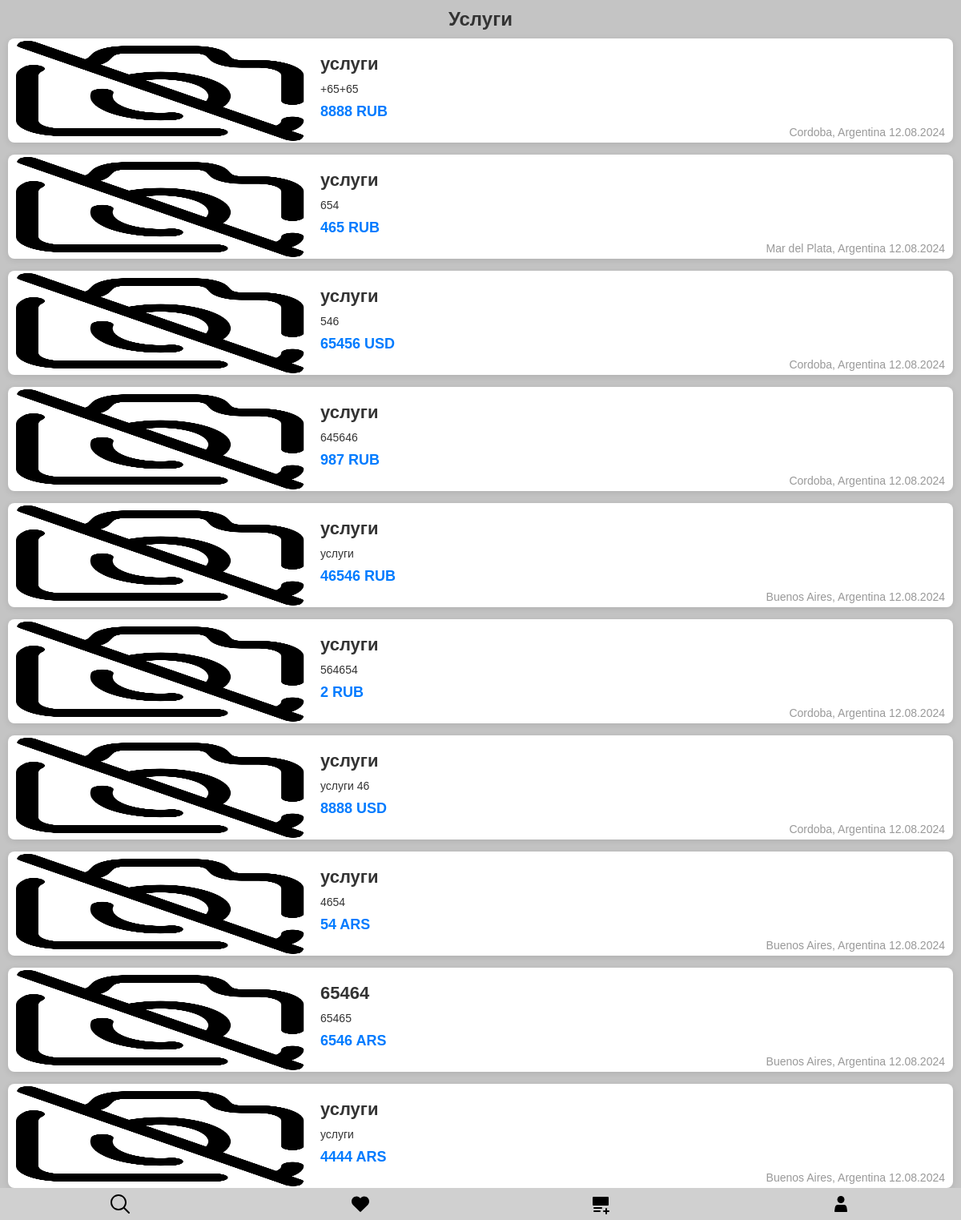
/1/, run on the app's committed database.
### main/models.py (models this page shows, shortened)
class Rubric(models.Model):
    name = models.CharField(max_length=20, db_index=True, verbose_name="Название")
    order = models.SmallIntegerField(default=0, db_index=True, verbose_name='Порядок')
    class Meta:
        verbose_name_plural = "Рубрики"
        verbose_name = "Рубрика"
        ordering = ['order']

class Bb(models.Model):
    rubric = models.ForeignKey('Rubric', null=True, on_delete=models.PROTECT, verbose_name='Рубрика')
    currency = models.ForeignKey('Currency', null=True, on_delete=models.PROTECT, verbose_name='Валюта')
    title = models.CharField(max_length=30, verbose_name='Товар')
    content = models.TextField(max_length=150, blank=True, verbose_name='Описание')
    price = models.IntegerField(default=0, null=True, blank=True, verbose_name='Цена')
    published = models.DateTimeField(auto_now_add=True, db_index=True, verbose_name='Опубликовано')
    is_active = models.BooleanField(default=True, verbose_name='Активно')
    country = models.ForeignKey('Country', null=True, on_delete=models.PROTECT, verbose_name='Страна')
    city = models.ForeignKey('City', null=True, on_delete=models.PROTECT, verbose_name='Город')
    def check_expiration(self):
        if self.published < timezone.now() - timedelta(days=28):
            self.is_active = False
            self.save()
    class Meta:
        verbose_name_plural = "Объявления"
        verbose_name = "Объявление"
        ordering = ['-published']

class Currency(models.Model):
    name = models.CharField(max_length=20, db_index=True, verbose_name="Название")
    order = models.SmallIntegerField(default=0, db_index=True, verbose_name='Порядок')
    def __str__(self):
        return self.name
    class Meta:
        verbose_name_plural = "Валюты"
        verbose_name = "Валюта"
        ordering = ['order']

class City(models.Model):
    name = models.CharField(max_length=100, verbose_name="Город")
    country = models.ForeignKey(Country, on_delete=models.CASCADE, related_name='cities', verbose_name="Страна")
    order = models.SmallIntegerField(default=0, db_index=True, verbose_name='Порядок')
    def __str__(self):
        return f"{self.name}, {self.country.name}"
    class Meta:
        verbose_name_plural = "Города"
        verbose_name = "Город"
        ordering = ['order']
        unique_together = ['country', 'name']

class Country(models.Model):
    name = models.CharField(max_length=50, unique=True, db_index=True, verbose_name="Название")
    order = models.SmallIntegerField(default=0, db_index=True, verbose_name='Порядок')
    class Meta:
        verbose_name_plural = "Страны"
        verbose_name = "Страна"
        ordering = ['order']

### main/views.py (the view)
# urls.py: path('<int:pk>/', by_rubric, name='by_rubric'), # рубрики
@cache_page(60 * 1)
def by_rubric(request, pk):
    rubric = get_object_or_404(Rubric, pk=pk)
    bbs = Bb.objects.filter(rubric=pk)
    for bb in bbs:
        bb.check_expiration()
    bbs = bbs.filter(is_active=True)
    paginator = Paginator(bbs, 10)
    page_number = request.GET.get('page')
    page_obj = paginator.get_page(page_number)
    if request.headers.get('x-requested-with') == 'XMLHttpRequest':
        return render(request, 'main/bb_list_ajax.html', {'page_obj': page_obj})
    data = {
        'page_obj': page_obj,
        'rubric': rubric,
    }
    return render(request, 'main/by_rubric.html', context=data)

### main/templates/main/by_rubric.html (shortened to what this page needs)
{% extends 'layout/basic.html' %}
{% load static %}
{% block link %}
<link rel="stylesheet" type="text/css" href="{% static 'main/CSS/index.css' %}">
{% endblock %}
{% block content %}
<h1>{{ rubric.name }}</h1>
<div class="wr_content">
    <div id="bb-container" class="wr_card">
        {% include "main/bb_list_ajax.html" with page_obj=page_obj %}
    </div>
</div>
{% endblock %}

### main/templates/layout/basic.html (shortened to what this page needs)
{% load static %}
<html lang="ru">
<head>
    <link rel="stylesheet" type="text/css" href="{% static 'main/CSS/basic.css' %}">
    {% block link %}{% endblock %}
</head>
<body>
    <section>
        {% block content %}{% endblock %}
    </section>
    <footer class="bb_footer">
        <div class="wr_footer">
            <a href="{% url 'index' %}">
                <div class="btn_footer">
                </div>
            </a>
            <a href="{% url 'favorites' %}">
                <div class="btn_footer"></div>
            </a>
            <a href="{% url 'add' %}">
                <div class="btn_footer"></div>
            </a>
            <a href="{% url 'user' %}">
                <div class="btn_footer"></div>
            </a>
        </div>
    </footer>
</body>
</html>

### main/templates/main/bb_list_ajax.html
{% load static %}
{% for bb in page_obj %}
    <a class="link_card" href="{% url 'detail' rubric_pk=bb.rubric.pk pk=bb.pk %}">
        <div class="card">
            {% if bb.additional_images.exists %}
                <div class="image-gallery">
                    <img class="img_card" src="{{ bb.additional_images.first.image.url }}" alt="First additional image">
                </div>
            {% else %}
                <img class="img_card" src="{% static 'main/no_photo_bb.png' %}" alt="Placeholder image">
            {% endif %}
            <div>
                <p class="title_card">{{ bb.title }}</p>
                <p class="content_card">{{ bb.content }}</p>
                <p class="pra_card">{{ bb.price }} {{ bb.currency }}</p>
                <p class="date_card">{{ bb.city }} {{ bb.published|date:"d.m.Y" }}</p>
            </div>
        </div>
    </a>
{% endfor %}

### main/static/main/CSS/basic.css (style rules this page uses)
body { font-family: Arial, sans-serif; margin: 0; padding: 0; background-color: #c4c4c4; }
h1 { text-align: center; color: #333; margin: 10px 0; font-size: 24px; }
p { margin: 10px 0; }
.bb_footer { width: 100%; height: 40px; }
.wr_footer { width: 100%; height: 40px; position: fixed; bottom: 0; left: 0; display: flex; justify-content: space-around; background-color: #d0d0d0; }
.btn_footer { padding: 5px; min-width: 80px; height: 40px; text-align: center; z-index: 1; }
a { text-decoration: none; color: black; }

### main/static/main/CSS/index.css (style rules this page uses)
.wr_content { padding: 0 10px; }
.wr_card { display: grid; grid-template-columns: 1fr; gap: 15px; }
.card { background-color: #fff; padding: 10px; border-radius: 8px; box-shadow: 0 2px 8px rgba(0, 0, 0, 0.1); position: relative; display: flex; gap: 20px; overflow: hidden; height: 110px; align-items: center; }
.title_card { font-size: 22px; font-weight: bold; color: #333; white-space: nowrap; overflow: hidden; text-overflow: ellipsis; width: 55vw; display: block; margin: 0; margin-bottom: 10px; }
.pra_card { font-size: 18px; color: #007bff; margin: 0; margin-bottom: 10px; font-weight: 800; white-space: nowrap; overflow: hidden; text-overflow: ellipsis; width: 200px; display: block; }
.content_card { font-size: 14px; color: #333; margin: 0; margin-bottom: 10px; white-space: nowrap; overflow: hidden; text-overflow: ellipsis; width: 55vw; display: block; }
.date_card { font-size: 14px; color: #999; margin: 0; position: absolute; bottom: 5px; right: 10px; }
.img_card { width: 30vw; max-height: 125px; border-radius: 10px; }

### data on the page
Rubric: name "Услуги"
Bb: title "услуги", content "+65+65", price "8888", currency "RUB", city "Cordoba, Argentina", published "12.08.2024"
Bb: title "услуги", content "654", price "465", currency "RUB", city "Mar del Plata, Argentina", published "12.08.2024"
Bb: title "услуги", content "546", price "65456", currency "USD", city "Cordoba, Argentina", published "12.08.2024"
Bb: title "услуги", content "645646", price "987", currency "RUB", city "Cordoba, Argentina", published "12.08.2024"
Bb: title "услуги", content "услуги", price "46546", currency "RUB", city "Buenos Aires, Argentina", published "12.08.2024"
Bb: title "услуги", content "564654", price "2", currency "RUB", city "Cordoba, Argentina", published "12.08.2024"
Bb: title "услуги", content "услуги 46", price "8888", currency "USD", city "Cordoba, Argentina", published "12.08.2024"
Bb: title "услуги", content "4654", price "54", currency "ARS", city "Buenos Aires, Argentina", published "12.08.2024"
Bb: title "65464", content "65465", price "6546", currency "ARS", city "Buenos Aires, Argentina", published "12.08.2024"
Bb: title "услуги", content "услуги", price "4444", currency "ARS", city "Buenos Aires, Argentina", published "12.08.2024"
